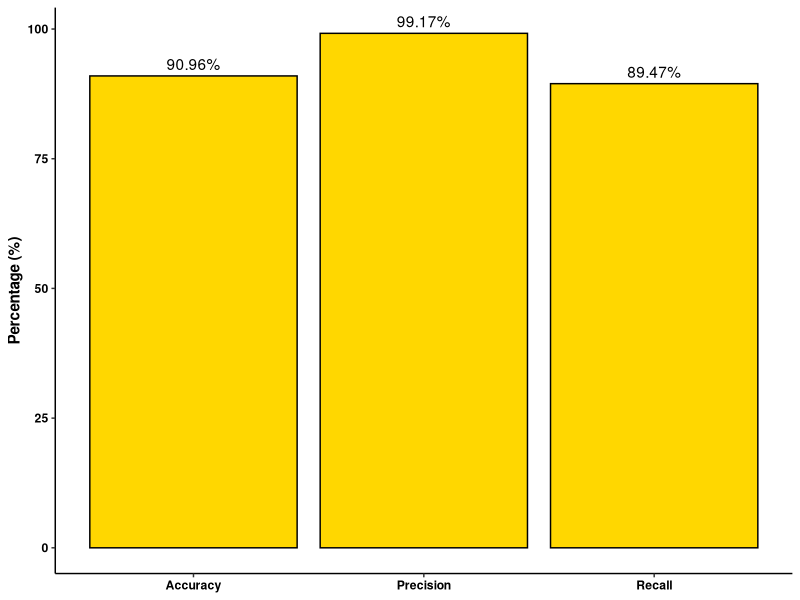
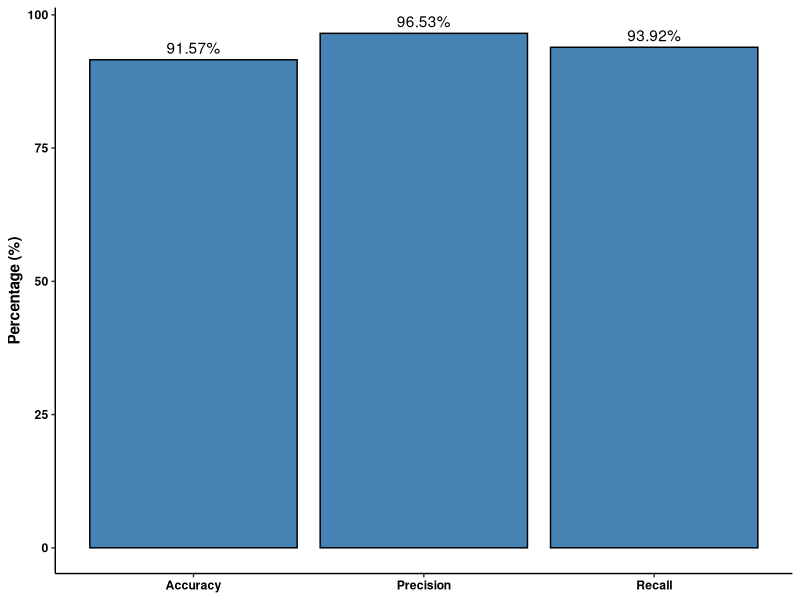

Here is the R script that generated these plots, in order:

library(ggplot2)
library(scales)  # percent() 
dataRIF <- data.frame(
  Metric = c("Accuracy", "Precision", "Recall"),
  Value = c(90.96, 99.17, 89.47)
)

dataINH <- data.frame(
  Metric = c("Accuracy", "Precision", "Recall"),
  Value = c(91.57, 96.53, 93.92)
)

#Figure 2 RIF 
golden_color <- "#FFD700"
dataRIF_performance <- ggplot(dataRIF, aes(x = Metric, y = Value, fill = golden_color)) +
  geom_bar(stat = "identity", color = "black", fill = golden_color)  +
  geom_text(aes(label = paste0(Value, "%")), vjust = -0.5) + 
  scale_y_continuous(name = "Percentage (%)") + 
  theme_bw() +
  theme( panel.border = element_blank(),
         panel.grid.major = element_blank(), 
         panel.grid.minor = element_blank(),
         axis.line = element_line(colour = "black") ,
         axis.text = element_text(color = "black", face = "bold"), 
         axis.title.x = element_blank(),
         axis.title.y = element_text(face = "bold", color = "black"),  
         axis.text.y = element_text(face = "bold", color = "black"),
         legend.text = element_text(face = "bold", color = "black"),
         legend.position = "none")
dataRIF_performance 

#Figure 3 INH
blue_color <- "#4682B4"
dataINH_performance <- ggplot(dataINH, aes(x = Metric, y = Value, fill = blue_color)) +
  geom_bar(stat = "identity", color = "black", fill = blue_color)  +
  geom_text(aes(label = paste0(Value, "%")), vjust = -0.5) + 
  scale_y_continuous(name = "Percentage (%)") + 
  theme_bw() +
  theme( panel.border = element_blank(),
         panel.grid.major = element_blank(), 
         panel.grid.minor = element_blank(),
         axis.line = element_line(colour = "black") ,
         axis.text = element_text(color = "black", face = "bold"), 
         axis.title.x = element_blank(),
         axis.title.y = element_text(face = "bold", color = "black"), 
         axis.text.y = element_text(face = "bold", color = "black"),
         legend.text = element_text(face = "bold", color = "black"),
         legend.position = "none")

dataINH_performance 
